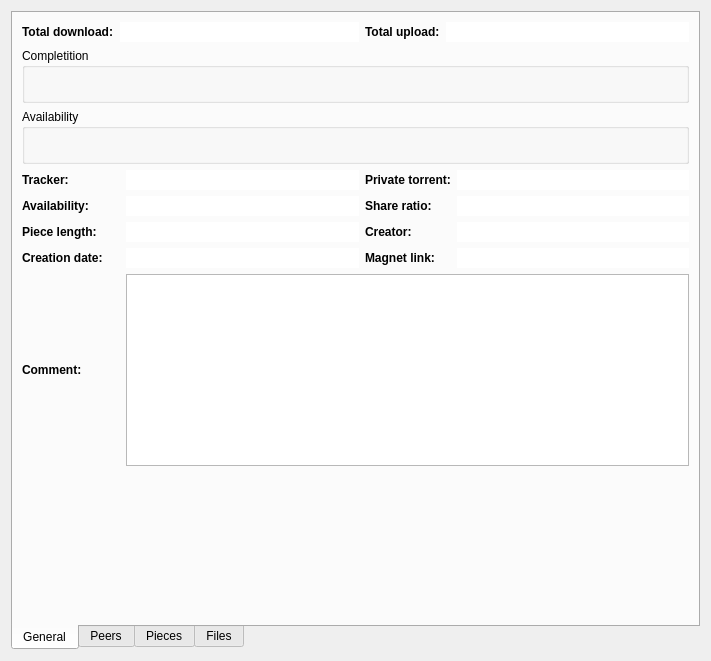
<ui version="4.0" >
 <class>TorrentDetailsForm</class>
 <widget class="QWidget" name="TorrentDetailsForm" >
  <property name="geometry" >
   <rect>
    <x>0</x>
    <y>0</y>
    <width>711</width>
    <height>661</height>
   </rect>
  </property>
  <layout class="QGridLayout" >
   <item row="0" column="0" >
    <widget class="QTabWidget" name="tabWidget" >
     <property name="tabPosition" >
      <enum>QTabWidget::South</enum>
     </property>
     <property name="currentIndex" >
      <number>0</number>
     </property>
     <widget class="QWidget" name="tab" >
      <property name="geometry" >
       <rect>
        <x>0</x>
        <y>0</y>
        <width>689</width>
        <height>615</height>
       </rect>
      </property>
      <attribute name="title" >
       <string>General</string>
      </attribute>
      <layout class="QGridLayout" >
       <item row="0" column="0" >
        <widget class="QLabel" name="label_9" >
         <property name="text" >
          <string comment="Amount of downloaded data" >&lt;b>Total download:&lt;/b></string>
         </property>
        </widget>
       </item>
       <item row="0" column="1" colspan="2" >
        <widget class="QLineEdit" name="lineTotalDownload" >
         <property name="frame" >
          <bool>false</bool>
         </property>
         <property name="readOnly" >
          <bool>true</bool>
         </property>
        </widget>
       </item>
       <item row="0" column="3" >
        <widget class="QLabel" name="label_10" >
         <property name="text" >
          <string comment="Amount of uploaded data" >&lt;b>Total upload:&lt;/b></string>
         </property>
        </widget>
       </item>
       <item row="0" column="4" colspan="2" >
        <widget class="QLineEdit" name="lineTotalUpload" >
         <property name="frame" >
          <bool>false</bool>
         </property>
         <property name="readOnly" >
          <bool>true</bool>
         </property>
        </widget>
       </item>
       <item row="1" column="0" colspan="6" >
        <widget class="QGroupBox" name="groupBox" >
         <property name="title" >
          <string>Completition</string>
         </property>
         <layout class="QGridLayout" >
          <property name="leftMargin" >
           <number>5</number>
          </property>
          <property name="topMargin" >
           <number>0</number>
          </property>
          <property name="rightMargin" >
           <number>5</number>
          </property>
          <property name="bottomMargin" >
           <number>7</number>
          </property>
          <item row="0" column="0" >
           <widget class="TorrentProgressWidget" native="1" name="widgetCompletition" >
            <property name="minimumSize" >
             <size>
              <width>0</width>
              <height>25</height>
             </size>
            </property>
           </widget>
          </item>
         </layout>
        </widget>
       </item>
       <item row="2" column="0" colspan="6" >
        <widget class="QGroupBox" name="groupBox_2" >
         <property name="title" >
          <string>Availability</string>
         </property>
         <layout class="QGridLayout" >
          <property name="leftMargin" >
           <number>5</number>
          </property>
          <property name="topMargin" >
           <number>0</number>
          </property>
          <property name="rightMargin" >
           <number>5</number>
          </property>
          <property name="bottomMargin" >
           <number>7</number>
          </property>
          <item row="0" column="0" >
           <widget class="TorrentProgressWidget" native="1" name="widgetAvailability" >
            <property name="minimumSize" >
             <size>
              <width>0</width>
              <height>25</height>
             </size>
            </property>
           </widget>
          </item>
         </layout>
        </widget>
       </item>
       <item row="3" column="0" colspan="2" >
        <widget class="QLabel" name="label" >
         <property name="sizePolicy" >
          <sizepolicy vsizetype="Preferred" hsizetype="Minimum" >
           <horstretch>0</horstretch>
           <verstretch>0</verstretch>
          </sizepolicy>
         </property>
         <property name="text" >
          <string>&lt;b>Tracker:</string>
         </property>
        </widget>
       </item>
       <item row="3" column="2" >
        <widget class="QLineEdit" name="lineTracker" >
         <property name="frame" >
          <bool>false</bool>
         </property>
         <property name="readOnly" >
          <bool>true</bool>
         </property>
        </widget>
       </item>
       <item row="3" column="3" colspan="2" >
        <widget class="QLabel" name="label_4" >
         <property name="text" >
          <string>&lt;b>Private torrent:</string>
         </property>
        </widget>
       </item>
       <item row="3" column="5" >
        <widget class="QLineEdit" name="linePrivate" >
         <property name="frame" >
          <bool>false</bool>
         </property>
         <property name="readOnly" >
          <bool>true</bool>
         </property>
        </widget>
       </item>
       <item row="4" column="0" colspan="2" >
        <widget class="QLabel" name="label_2" >
         <property name="sizePolicy" >
          <sizepolicy vsizetype="Preferred" hsizetype="Minimum" >
           <horstretch>0</horstretch>
           <verstretch>0</verstretch>
          </sizepolicy>
         </property>
         <property name="text" >
          <string>&lt;b>Availability:</string>
         </property>
        </widget>
       </item>
       <item row="4" column="2" >
        <widget class="QLineEdit" name="lineAvailability" >
         <property name="frame" >
          <bool>false</bool>
         </property>
         <property name="readOnly" >
          <bool>true</bool>
         </property>
        </widget>
       </item>
       <item row="4" column="3" >
        <widget class="QLabel" name="label_8" >
         <property name="text" >
          <string>&lt;b>Share ratio:</string>
         </property>
        </widget>
       </item>
       <item row="4" column="5" >
        <widget class="QLineEdit" name="lineRatio" >
         <property name="frame" >
          <bool>false</bool>
         </property>
         <property name="readOnly" >
          <bool>true</bool>
         </property>
        </widget>
       </item>
       <item row="5" column="0" colspan="2" >
        <widget class="QLabel" name="label_3" >
         <property name="sizePolicy" >
          <sizepolicy vsizetype="Preferred" hsizetype="Minimum" >
           <horstretch>0</horstretch>
           <verstretch>0</verstretch>
          </sizepolicy>
         </property>
         <property name="text" >
          <string>&lt;b>Piece length:</string>
         </property>
        </widget>
       </item>
       <item row="5" column="2" >
        <widget class="QLineEdit" name="linePieceLength" >
         <property name="frame" >
          <bool>false</bool>
         </property>
         <property name="readOnly" >
          <bool>true</bool>
         </property>
        </widget>
       </item>
       <item row="5" column="3" colspan="2" >
        <widget class="QLabel" name="label_6" >
         <property name="sizePolicy" >
          <sizepolicy vsizetype="Preferred" hsizetype="Minimum" >
           <horstretch>0</horstretch>
           <verstretch>0</verstretch>
          </sizepolicy>
         </property>
         <property name="text" >
          <string>&lt;b>Creator:</string>
         </property>
        </widget>
       </item>
       <item row="5" column="5" >
        <widget class="QLineEdit" name="lineCreator" >
         <property name="sizePolicy" >
          <sizepolicy vsizetype="Fixed" hsizetype="Expanding" >
           <horstretch>0</horstretch>
           <verstretch>0</verstretch>
          </sizepolicy>
         </property>
         <property name="frame" >
          <bool>false</bool>
         </property>
         <property name="readOnly" >
          <bool>true</bool>
         </property>
        </widget>
       </item>
       <item row="6" column="0" colspan="2" >
        <widget class="QLabel" name="label_7" >
         <property name="sizePolicy" >
          <sizepolicy vsizetype="Preferred" hsizetype="Minimum" >
           <horstretch>0</horstretch>
           <verstretch>0</verstretch>
          </sizepolicy>
         </property>
         <property name="text" >
          <string>&lt;b>Creation date:</string>
         </property>
        </widget>
       </item>
       <item row="6" column="2" >
        <widget class="QLineEdit" name="lineCreationDate" >
         <property name="frame" >
          <bool>false</bool>
         </property>
         <property name="readOnly" >
          <bool>true</bool>
         </property>
        </widget>
       </item>
       <item row="7" column="0" colspan="2" >
        <widget class="QLabel" name="label_5" >
         <property name="sizePolicy" >
          <sizepolicy vsizetype="Preferred" hsizetype="Minimum" >
           <horstretch>0</horstretch>
           <verstretch>0</verstretch>
          </sizepolicy>
         </property>
         <property name="text" >
          <string>&lt;b>Comment:</string>
         </property>
        </widget>
       </item>
       <item row="7" column="2" colspan="4" >
        <widget class="QTextBrowser" name="textComment" >
         <property name="openExternalLinks" >
          <bool>true</bool>
         </property>
        </widget>
       </item>
       <item row="8" column="2" >
        <spacer>
         <property name="orientation" >
          <enum>Qt::Vertical</enum>
         </property>
         <property name="sizeHint" stdset="0" >
          <size>
           <width>202</width>
           <height>81</height>
          </size>
         </property>
        </spacer>
       </item>
       <item row="6" column="3" >
        <widget class="QLabel" name="label_11" >
         <property name="font" >
          <font>
           <weight>75</weight>
           <bold>true</bold>
          </font>
         </property>
         <property name="text" >
          <string>Magnet link:</string>
         </property>
        </widget>
       </item>
       <item row="6" column="5" >
        <widget class="QLineEdit" name="lineMagnet" >
         <property name="frame" >
          <bool>false</bool>
         </property>
         <property name="readOnly" >
          <bool>true</bool>
         </property>
        </widget>
       </item>
      </layout>
     </widget>
     <widget class="QWidget" name="tab_2" >
      <property name="geometry" >
       <rect>
        <x>0</x>
        <y>0</y>
        <width>689</width>
        <height>615</height>
       </rect>
      </property>
      <attribute name="title" >
       <string>Peers</string>
      </attribute>
      <layout class="QGridLayout" >
       <item row="0" column="0" >
        <widget class="QTreeView" name="treePeers" >
         <property name="contextMenuPolicy" >
          <enum>Qt::CustomContextMenu</enum>
         </property>
         <property name="rootIsDecorated" >
          <bool>false</bool>
         </property>
         <property name="uniformRowHeights" >
          <bool>true</bool>
         </property>
         <property name="itemsExpandable" >
          <bool>false</bool>
         </property>
         <property name="animated" >
          <bool>true</bool>
         </property>
        </widget>
       </item>
      </layout>
     </widget>
     <widget class="QWidget" name="tab_3" >
      <property name="geometry" >
       <rect>
        <x>0</x>
        <y>0</y>
        <width>689</width>
        <height>615</height>
       </rect>
      </property>
      <attribute name="title" >
       <string>Pieces</string>
      </attribute>
      <layout class="QGridLayout" >
       <item row="0" column="0" >
        <widget class="QTreeView" name="treePieces" >
         <property name="rootIsDecorated" >
          <bool>false</bool>
         </property>
         <property name="uniformRowHeights" >
          <bool>true</bool>
         </property>
         <property name="itemsExpandable" >
          <bool>false</bool>
         </property>
         <property name="animated" >
          <bool>true</bool>
         </property>
        </widget>
       </item>
      </layout>
     </widget>
     <widget class="QWidget" name="tab_4" >
      <property name="geometry" >
       <rect>
        <x>0</x>
        <y>0</y>
        <width>689</width>
        <height>615</height>
       </rect>
      </property>
      <attribute name="title" >
       <string>Files</string>
      </attribute>
      <layout class="QGridLayout" >
       <item row="0" column="0" >
        <widget class="QTreeView" name="treeFiles" >
         <property name="contextMenuPolicy" >
          <enum>Qt::CustomContextMenu</enum>
         </property>
         <property name="alternatingRowColors" >
          <bool>true</bool>
         </property>
         <property name="selectionMode" >
          <enum>QAbstractItemView::ExtendedSelection</enum>
         </property>
         <property name="rootIsDecorated" >
          <bool>false</bool>
         </property>
         <property name="uniformRowHeights" >
          <bool>true</bool>
         </property>
         <property name="itemsExpandable" >
          <bool>false</bool>
         </property>
        </widget>
       </item>
      </layout>
     </widget>
    </widget>
   </item>
  </layout>
  <action name="actionOpenFile" >
   <property name="icon" >
    <iconset resource="../../gfx/resources.qrc" >
     <normaloff>:/menu/run.png</normaloff>:/menu/run.png</iconset>
   </property>
   <property name="text" >
    <string>Open</string>
   </property>
  </action>
 </widget>
 <customwidgets>
  <customwidget>
   <class>TorrentProgressWidget</class>
   <extends>QWidget</extends>
   <header>engines/TorrentProgressWidget.h</header>
   <container>1</container>
  </customwidget>
 </customwidgets>
 <resources>
  <include location="../../gfx/resources.qrc" />
 </resources>
 <connections/>
</ui>
